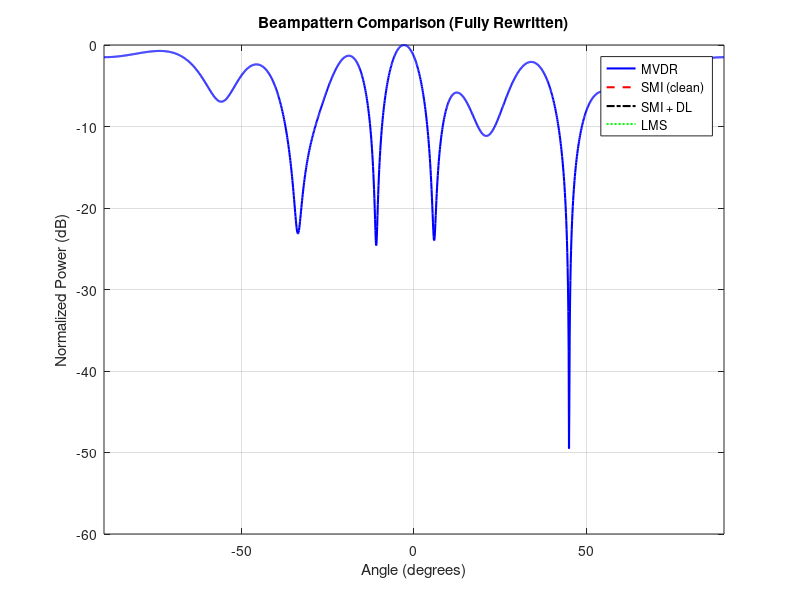

Here is the MATLAB script that generated this plot:

% Beampattern Comparison from Scratch: MVDR, SMI (clean), DL-SMI, LMS
clear; clc;

%% Array setup
N = 10;                      % Number of array elements
d = 0.5;                     % Spacing (wavelengths)
theta_scan = -90:0.1:90;     % Scan angles
snapshots = 1000;            % Number of snapshots
theta_desired = 10;          % Desired signal direction
theta_jammer = 45;           % Jammer direction
SNR_dB = 20;                 % Signal-to-noise ratio
INR_dB = 30;                 % Interference-to-noise ratio
alpha = 0.1;                 % Diagonal loading
mu = 0.01;                   % LMS step size

a = @(theta) exp(1j*2*pi*d*(0:N-1)'*sind(theta));  % Steering vector

%% Generate signals
s = sqrt(10^(SNR_dB/10)) * (randn(1, snapshots) + 1j * randn(1, snapshots)) / sqrt(2);
j = sqrt(10^(INR_dB/10)) * (randn(1, snapshots) + 1j * randn(1, snapshots)) / sqrt(2);
noise = (randn(N, snapshots) + 1j * randn(N, snapshots)) / sqrt(2);

a_s = a(theta_desired);
a_j = a(theta_jammer);

% Full received signal (desired + jammer + noise)
X_full = a_s * s + a_j * j + noise;

% Interference + noise only (for SMI)
X_jn = a_j * j + noise;

%% MVDR with full covariance
R_mvdr = (X_full * X_full') / snapshots;
w_mvdr = (R_mvdr \ a_s) / (a_s' * (R_mvdr \ a_s));

%% SMI (using only jammer + noise)
R_smi = (X_jn * X_jn') / snapshots;
w_smi = (R_smi \ a_s) / (a_s' * (R_smi \ a_s));

%% DL-SMI
R_dl = R_smi + alpha * eye(N);
w_dl = (R_dl \ a_s) / (a_s' * (R_dl \ a_s));

%% LMS adaptation
w_lms = zeros(N,1);
for n = 1:snapshots
    x_n = X_full(:,n);
    e = s(n) - w_lms' * x_n;
    w_lms = w_lms + mu * x_n * conj(e);
end

%% Beampattern computation
P_mvdr = zeros(size(theta_scan));
P_smi  = zeros(size(theta_scan));
P_dl   = zeros(size(theta_scan));
P_lms  = zeros(size(theta_scan));

for i = 1:length(theta_scan)
    a_theta = a(theta_scan(i));
    P_mvdr(i) = abs(w_mvdr' * a_theta).^2;
    P_smi(i)  = abs(w_smi'  * a_theta).^2;
    P_dl(i)   = abs(w_dl'   * a_theta).^2;
    P_lms(i)  = abs(w_lms'  * a_theta).^2;
end

% Normalize and convert to dB
P_mvdr = 10*log10(P_mvdr / max(P_mvdr));
P_smi  = 10*log10(P_smi  / max(P_mvdr));
P_dl   = 10*log10(P_dl   / max(P_mvdr));
P_lms  = 10*log10(P_lms  / max(P_mvdr));

%% Plot results
figure;
plot(theta_scan, P_mvdr, 'b-', 'LineWidth', 1.5); hold on;
plot(theta_scan, P_smi,  'r--', 'LineWidth', 1.5);
plot(theta_scan, P_dl,   'k-.', 'LineWidth', 1.5);
plot(theta_scan, P_lms,  'g:', 'LineWidth', 1.5);
xlabel('Angle (degrees)');
ylabel('Normalized Power (dB)');
title('Beampattern Comparison (Fully Rewritten)');
legend('MVDR', 'SMI (clean)', 'SMI + DL', 'LMS');
grid on;
axis([-90 90 -60 0]);
